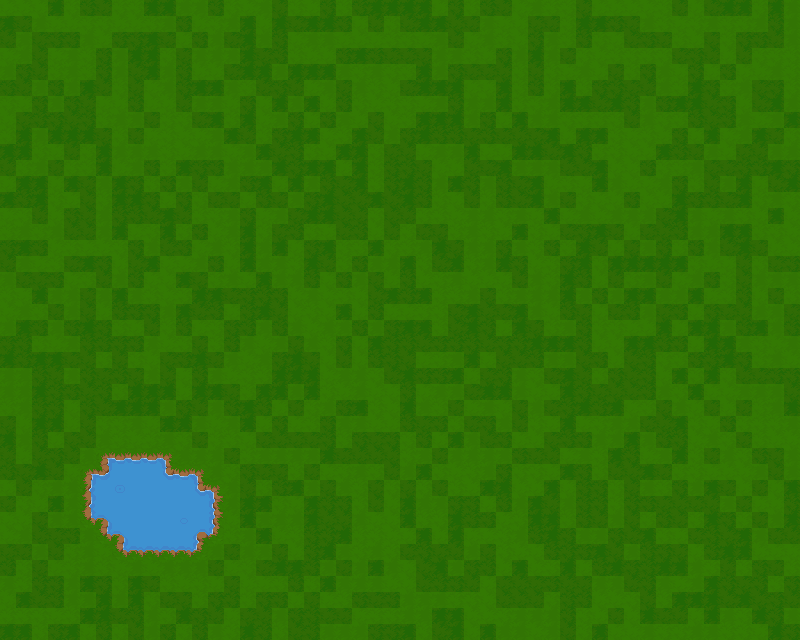

Below is a game level as drawn by its tile map, then a one-line description and the .tmx that defines it (tile-layer data replaced by summaries):
An orthogonal 50x40 tile map with 16x16 px tiles, 2 tile layers (Dirt, Water), 3 tilesets.

<map version="1.10" tiledversion="1.11.2" orientation="orthogonal" renderorder="left-up" width="50" height="40" tilewidth="16" tileheight="16" infinite="0" nextlayerid="4" nextobjectid="1">
 <tileset firstgid="1" name="Bull_animation" tilewidth="16" tileheight="16" tilecount="768" columns="24">
  <image source="../TileSheet/animals/Tiled/Bull_animation_with_shadow.png" width="384" height="512" />
  <tile id="1">
   <animation>
    <frame tileid="1" duration="150" />
    <frame tileid="5" duration="150" />
    <frame tileid="9" duration="150" />
    <frame tileid="13" duration="150" />
    <frame tileid="17" duration="150" />
    <frame tileid="21" duration="150" />
   </animation>
  </tile>
  <tile id="2">
   <animation>
    <frame tileid="2" duration="150" />
    <frame tileid="6" duration="150" />
    <frame tileid="10" duration="150" />
    <frame tileid="14" duration="150" />
    <frame tileid="18" duration="150" />
    <frame tileid="22" duration="150" />
   </animation>
  </tile>
  <tile id="25">
   <animation>
    <frame tileid="25" duration="150" />
    <frame tileid="29" duration="150" />
    <frame tileid="33" duration="150" />
    <frame tileid="37" duration="150" />
    <frame tileid="41" duration="150" />
    <frame tileid="45" duration="150" />
   </animation>
  </tile>
  <tile id="26">
   <animation>
    <frame tileid="26" duration="150" />
    <frame tileid="30" duration="150" />
    <frame tileid="34" duration="150" />
    <frame tileid="38" duration="150" />
    <frame tileid="42" duration="150" />
    <frame tileid="46" duration="150" />
   </animation>
  </tile>
  <tile id="49">
   <animation>
    <frame tileid="49" duration="150" />
    <frame tileid="53" duration="150" />
    <frame tileid="57" duration="150" />
    <frame tileid="61" duration="150" />
    <frame tileid="65" duration="150" />
    <frame tileid="69" duration="150" />
   </animation>
  </tile>
  <tile id="50">
   <animation>
    <frame tileid="50" duration="150" />
    <frame tileid="54" duration="150" />
    <frame tileid="58" duration="150" />
    <frame tileid="62" duration="150" />
    <frame tileid="66" duration="150" />
    <frame tileid="70" duration="150" />
   </animation>
  </tile>
  <tile id="97">
   <animation>
    <frame tileid="97" duration="150" />
    <frame tileid="101" duration="150" />
    <frame tileid="105" duration="150" />
    <frame tileid="109" duration="150" />
    <frame tileid="113" duration="150" />
    <frame tileid="117" duration="150" />
   </animation>
  </tile>
  <tile id="98">
   <animation>
    <frame tileid="98" duration="150" />
    <frame tileid="102" duration="150" />
    <frame tileid="106" duration="150" />
    <frame tileid="110" duration="150" />
    <frame tileid="114" duration="150" />
    <frame tileid="118" duration="150" />
   </animation>
  </tile>
  <tile id="121">
   <animation>
    <frame tileid="121" duration="150" />
    <frame tileid="125" duration="150" />
    <frame tileid="129" duration="150" />
    <frame tileid="133" duration="150" />
    <frame tileid="137" duration="150" />
    <frame tileid="141" duration="150" />
   </animation>
  </tile>
  <tile id="122">
   <animation>
    <frame tileid="122" duration="150" />
    <frame tileid="126" duration="150" />
    <frame tileid="130" duration="150" />
    <frame tileid="134" duration="150" />
    <frame tileid="138" duration="150" />
    <frame tileid="142" duration="150" />
   </animation>
  </tile>
  <tile id="145">
   <animation>
    <frame tileid="145" duration="150" />
    <frame tileid="149" duration="150" />
    <frame tileid="153" duration="150" />
    <frame tileid="157" duration="150" />
    <frame tileid="161" duration="150" />
    <frame tileid="165" duration="150" />
   </animation>
  </tile>
  <tile id="146">
   <animation>
    <frame tileid="146" duration="150" />
    <frame tileid="150" duration="150" />
    <frame tileid="154" duration="150" />
    <frame tileid="158" duration="150" />
    <frame tileid="162" duration="150" />
    <frame tileid="166" duration="150" />
   </animation>
  </tile>
  <tile id="193">
   <animation>
    <frame tileid="193" duration="150" />
    <frame tileid="197" duration="150" />
    <frame tileid="201" duration="150" />
    <frame tileid="205" duration="150" />
    <frame tileid="209" duration="150" />
    <frame tileid="213" duration="150" />
   </animation>
  </tile>
  <tile id="216">
   <animation>
    <frame tileid="216" duration="150" />
    <frame tileid="220" duration="150" />
    <frame tileid="224" duration="150" />
    <frame tileid="228" duration="150" />
    <frame tileid="232" duration="150" />
    <frame tileid="236" duration="150" />
   </animation>
  </tile>
  <tile id="217">
   <animation>
    <frame tileid="217" duration="150" />
    <frame tileid="221" duration="150" />
    <frame tileid="225" duration="150" />
    <frame tileid="229" duration="150" />
    <frame tileid="233" duration="150" />
    <frame tileid="237" duration="150" />
   </animation>
  </tile>
  <tile id="218">
   <animation>
    <frame tileid="218" duration="150" />
    <frame tileid="222" duration="150" />
    <frame tileid="226" duration="150" />
    <frame tileid="230" duration="150" />
    <frame tileid="234" duration="150" />
    <frame tileid="238" duration="150" />
   </animation>
  </tile>
  <tile id="219">
   <animation>
    <frame tileid="219" duration="150" />
    <frame tileid="223" duration="150" />
    <frame tileid="227" duration="150" />
    <frame tileid="231" duration="150" />
    <frame tileid="235" duration="150" />
    <frame tileid="239" duration="150" />
   </animation>
  </tile>
  <tile id="240">
   <animation>
    <frame tileid="240" duration="150" />
    <frame tileid="244" duration="150" />
    <frame tileid="248" duration="150" />
    <frame tileid="252" duration="150" />
    <frame tileid="256" duration="150" />
    <frame tileid="260" duration="150" />
   </animation>
  </tile>
  <tile id="241">
   <animation>
    <frame tileid="241" duration="150" />
    <frame tileid="245" duration="150" />
    <frame tileid="249" duration="150" />
    <frame tileid="253" duration="150" />
    <frame tileid="257" duration="150" />
    <frame tileid="261" duration="150" />
   </animation>
  </tile>
  <tile id="242">
   <animation>
    <frame tileid="242" duration="150" />
    <frame tileid="246" duration="150" />
    <frame tileid="250" duration="150" />
    <frame tileid="254" duration="150" />
    <frame tileid="258" duration="150" />
    <frame tileid="262" duration="150" />
   </animation>
  </tile>
  <tile id="243">
   <animation>
    <frame tileid="243" duration="150" />
    <frame tileid="247" duration="150" />
    <frame tileid="251" duration="150" />
    <frame tileid="255" duration="150" />
    <frame tileid="259" duration="150" />
    <frame tileid="263" duration="150" />
   </animation>
  </tile>
  <tile id="290">
   <animation>
    <frame tileid="290" duration="150" />
    <frame tileid="294" duration="150" />
    <frame tileid="298" duration="150" />
    <frame tileid="302" duration="150" />
    <frame tileid="306" duration="150" />
    <frame tileid="310" duration="150" />
   </animation>
  </tile>
  <tile id="312">
   <animation>
    <frame tileid="312" duration="150" />
    <frame tileid="316" duration="150" />
    <frame tileid="320" duration="150" />
    <frame tileid="324" duration="150" />
    <frame tileid="328" duration="150" />
    <frame tileid="332" duration="150" />
   </animation>
  </tile>
  <tile id="313">
   <animation>
    <frame tileid="313" duration="150" />
    <frame tileid="317" duration="150" />
    <frame tileid="321" duration="150" />
    <frame tileid="325" duration="150" />
    <frame tileid="329" duration="150" />
    <frame tileid="333" duration="150" />
   </animation>
  </tile>
  <tile id="314">
   <animation>
    <frame tileid="314" duration="150" />
    <frame tileid="318" duration="150" />
    <frame tileid="322" duration="150" />
    <frame tileid="326" duration="150" />
    <frame tileid="330" duration="150" />
    <frame tileid="334" duration="150" />
   </animation>
  </tile>
  <tile id="315">
   <animation>
    <frame tileid="315" duration="150" />
    <frame tileid="319" duration="150" />
    <frame tileid="323" duration="150" />
    <frame tileid="327" duration="150" />
    <frame tileid="331" duration="150" />
    <frame tileid="335" duration="150" />
   </animation>
  </tile>
  <tile id="336">
   <animation>
    <frame tileid="336" duration="150" />
    <frame tileid="340" duration="150" />
    <frame tileid="344" duration="150" />
    <frame tileid="348" duration="150" />
    <frame tileid="352" duration="150" />
    <frame tileid="356" duration="150" />
   </animation>
  </tile>
  <tile id="337">
   <animation>
    <frame tileid="337" duration="150" />
    <frame tileid="341" duration="150" />
    <frame tileid="345" duration="150" />
    <frame tileid="349" duration="150" />
    <frame tileid="353" duration="150" />
    <frame tileid="357" duration="150" />
   </animation>
  </tile>
  <tile id="338">
   <animation>
    <frame tileid="338" duration="150" />
    <frame tileid="342" duration="150" />
    <frame tileid="346" duration="150" />
    <frame tileid="350" duration="150" />
    <frame tileid="354" duration="150" />
    <frame tileid="358" duration="150" />
   </animation>
  </tile>
  <tile id="339">
   <animation>
    <frame tileid="339" duration="150" />
    <frame tileid="343" duration="150" />
    <frame tileid="347" duration="150" />
    <frame tileid="351" duration="150" />
    <frame tileid="355" duration="150" />
    <frame tileid="359" duration="150" />
   </animation>
  </tile>
  <tile id="385">
   <animation>
    <frame tileid="385" duration="150" />
    <frame tileid="389" duration="150" />
    <frame tileid="393" duration="150" />
    <frame tileid="397" duration="150" />
   </animation>
  </tile>
  <tile id="386">
   <animation>
    <frame tileid="386" duration="150" />
    <frame tileid="390" duration="150" />
    <frame tileid="394" duration="150" />
    <frame tileid="398" duration="150" />
   </animation>
  </tile>
  <tile id="409">
   <animation>
    <frame tileid="409" duration="150" />
    <frame tileid="413" duration="150" />
    <frame tileid="417" duration="150" />
    <frame tileid="421" duration="150" />
   </animation>
  </tile>
  <tile id="410">
   <animation>
    <frame tileid="410" duration="150" />
    <frame tileid="414" duration="150" />
    <frame tileid="418" duration="150" />
    <frame tileid="422" duration="150" />
   </animation>
  </tile>
  <tile id="433">
   <animation>
    <frame tileid="433" duration="150" />
    <frame tileid="437" duration="150" />
    <frame tileid="441" duration="150" />
    <frame tileid="445" duration="150" />
   </animation>
  </tile>
  <tile id="434">
   <animation>
    <frame tileid="434" duration="150" />
    <frame tileid="438" duration="150" />
    <frame tileid="442" duration="150" />
    <frame tileid="446" duration="150" />
   </animation>
  </tile>
  <tile id="481">
   <animation>
    <frame tileid="481" duration="150" />
    <frame tileid="485" duration="150" />
    <frame tileid="489" duration="150" />
    <frame tileid="493" duration="150" />
   </animation>
  </tile>
  <tile id="482">
   <animation>
    <frame tileid="482" duration="150" />
    <frame tileid="486" duration="150" />
    <frame tileid="490" duration="150" />
    <frame tileid="494" duration="150" />
   </animation>
  </tile>
  <tile id="505">
   <animation>
    <frame tileid="505" duration="150" />
    <frame tileid="509" duration="150" />
    <frame tileid="513" duration="150" />
    <frame tileid="517" duration="150" />
   </animation>
  </tile>
  <tile id="506">
   <animation>
    <frame tileid="506" duration="150" />
    <frame tileid="510" duration="150" />
    <frame tileid="514" duration="150" />
    <frame tileid="518" duration="150" />
   </animation>
  </tile>
  <tile id="529">
   <animation>
    <frame tileid="529" duration="150" />
    <frame tileid="533" duration="150" />
    <frame tileid="537" duration="150" />
    <frame tileid="541" duration="150" />
   </animation>
  </tile>
  <tile id="530">
   <animation>
    <frame tileid="530" duration="150" />
    <frame tileid="534" duration="150" />
    <frame tileid="538" duration="150" />
    <frame tileid="542" duration="150" />
   </animation>
  </tile>
  <tile id="577">
   <animation>
    <frame tileid="577" duration="150" />
    <frame tileid="581" duration="150" />
    <frame tileid="585" duration="150" />
    <frame tileid="589" duration="150" />
   </animation>
  </tile>
  <tile id="600">
   <animation>
    <frame tileid="600" duration="150" />
    <frame tileid="604" duration="150" />
    <frame tileid="608" duration="150" />
    <frame tileid="612" duration="150" />
   </animation>
  </tile>
  <tile id="601">
   <animation>
    <frame tileid="601" duration="150" />
    <frame tileid="605" duration="150" />
    <frame tileid="609" duration="150" />
    <frame tileid="613" duration="150" />
   </animation>
  </tile>
  <tile id="602">
   <animation>
    <frame tileid="602" duration="150" />
    <frame tileid="606" duration="150" />
    <frame tileid="610" duration="150" />
    <frame tileid="614" duration="150" />
   </animation>
  </tile>
  <tile id="603">
   <animation>
    <frame tileid="603" duration="150" />
    <frame tileid="607" duration="150" />
    <frame tileid="611" duration="150" />
    <frame tileid="615" duration="150" />
   </animation>
  </tile>
  <tile id="624">
   <animation>
    <frame tileid="624" duration="150" />
    <frame tileid="628" duration="150" />
    <frame tileid="632" duration="150" />
    <frame tileid="636" duration="150" />
   </animation>
  </tile>
  <tile id="625">
   <animation>
    <frame tileid="625" duration="150" />
    <frame tileid="629" duration="150" />
    <frame tileid="633" duration="150" />
    <frame tileid="637" duration="150" />
   </animation>
  </tile>
  <tile id="626">
   <animation>
    <frame tileid="626" duration="150" />
    <frame tileid="630" duration="150" />
    <frame tileid="634" duration="150" />
    <frame tileid="638" duration="150" />
   </animation>
  </tile>
  <tile id="627">
   <animation>
    <frame tileid="627" duration="150" />
    <frame tileid="631" duration="150" />
    <frame tileid="635" duration="150" />
    <frame tileid="639" duration="150" />
   </animation>
  </tile>
  <tile id="674">
   <animation>
    <frame tileid="674" duration="150" />
    <frame tileid="678" duration="150" />
    <frame tileid="682" duration="150" />
    <frame tileid="686" duration="150" />
   </animation>
  </tile>
  <tile id="696">
   <animation>
    <frame tileid="696" duration="150" />
    <frame tileid="700" duration="150" />
    <frame tileid="704" duration="150" />
    <frame tileid="708" duration="150" />
   </animation>
  </tile>
  <tile id="697">
   <animation>
    <frame tileid="697" duration="150" />
    <frame tileid="701" duration="150" />
    <frame tileid="705" duration="150" />
    <frame tileid="709" duration="150" />
   </animation>
  </tile>
  <tile id="698">
   <animation>
    <frame tileid="698" duration="150" />
    <frame tileid="702" duration="150" />
    <frame tileid="706" duration="150" />
    <frame tileid="710" duration="150" />
   </animation>
  </tile>
  <tile id="699">
   <animation>
    <frame tileid="699" duration="150" />
    <frame tileid="703" duration="150" />
    <frame tileid="707" duration="150" />
    <frame tileid="711" duration="150" />
   </animation>
  </tile>
  <tile id="720">
   <animation>
    <frame tileid="720" duration="150" />
    <frame tileid="724" duration="150" />
    <frame tileid="728" duration="150" />
    <frame tileid="732" duration="150" />
   </animation>
  </tile>
  <tile id="721">
   <animation>
    <frame tileid="721" duration="150" />
    <frame tileid="725" duration="150" />
    <frame tileid="729" duration="150" />
    <frame tileid="733" duration="150" />
   </animation>
  </tile>
  <tile id="722">
   <animation>
    <frame tileid="722" duration="150" />
    <frame tileid="726" duration="150" />
    <frame tileid="730" duration="150" />
    <frame tileid="734" duration="150" />
   </animation>
  </tile>
  <tile id="723">
   <animation>
    <frame tileid="723" duration="150" />
    <frame tileid="727" duration="150" />
    <frame tileid="731" duration="150" />
    <frame tileid="735" duration="150" />
   </animation>
  </tile>
 </tileset>
 <tileset firstgid="769" source="Jeux de tuiles/Environement/Tilesets/Floors_Tiles.tsx" />
 <tileset firstgid="1419" source="Jeux de tuiles/Environement/Tilesets/Water_tiles.tsx" />
 <layer id="1" name="Dirt" width="50" height="40">
  <data>[2000 cells, 2000 non-empty, 19 distinct tile ids]</data>
 </layer>
 <layer id="2" name="Water" width="50" height="40">
  <data>[2000 cells, 58 non-empty, 6 distinct tile ids]</data>
 </layer>
</map>
